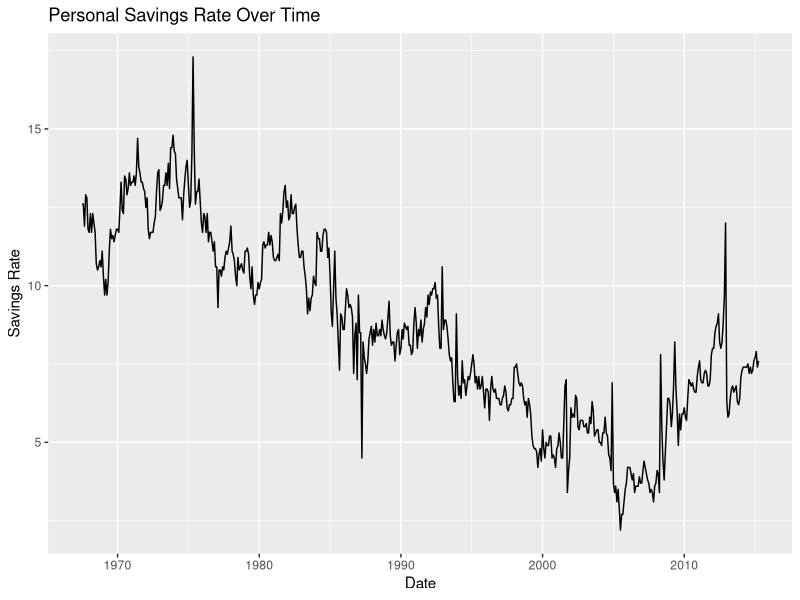

The R source for this figure:
## ---- chunk 1
# Load necessary libraries
library(tidyverse)
## ---- chunk 2
# Load cross-sectional data
data(mtcars)

# Visualize structure
glimpse(mtcars)

# Show first few rows
head(mtcars)
## ---- chunk 3
# Load time series data
data(economics)

# Visualize structure
glimpse(economics)

# Plotting time series structure quickly
ggplot(economics, aes(x = date, y = psavert)) +
  geom_line() +
  labs(title = "Personal Savings Rate Over Time", x = "Date", y = "Savings Rate")
## ---- chunk 4
# Creating a simple mock panel dataset
set.seed(123)
panel_data <- tibble(
  individual_id = rep(1:5, each = 3),
  year = rep(2021:2023, times = 5),
  income = round(runif(15, 30000, 80000), 0)
)

# Visualize structure
glimpse(panel_data)

# Show first few rows
head(panel_data)
## ---- chunk 5
# Display session info
sessionInfo()
